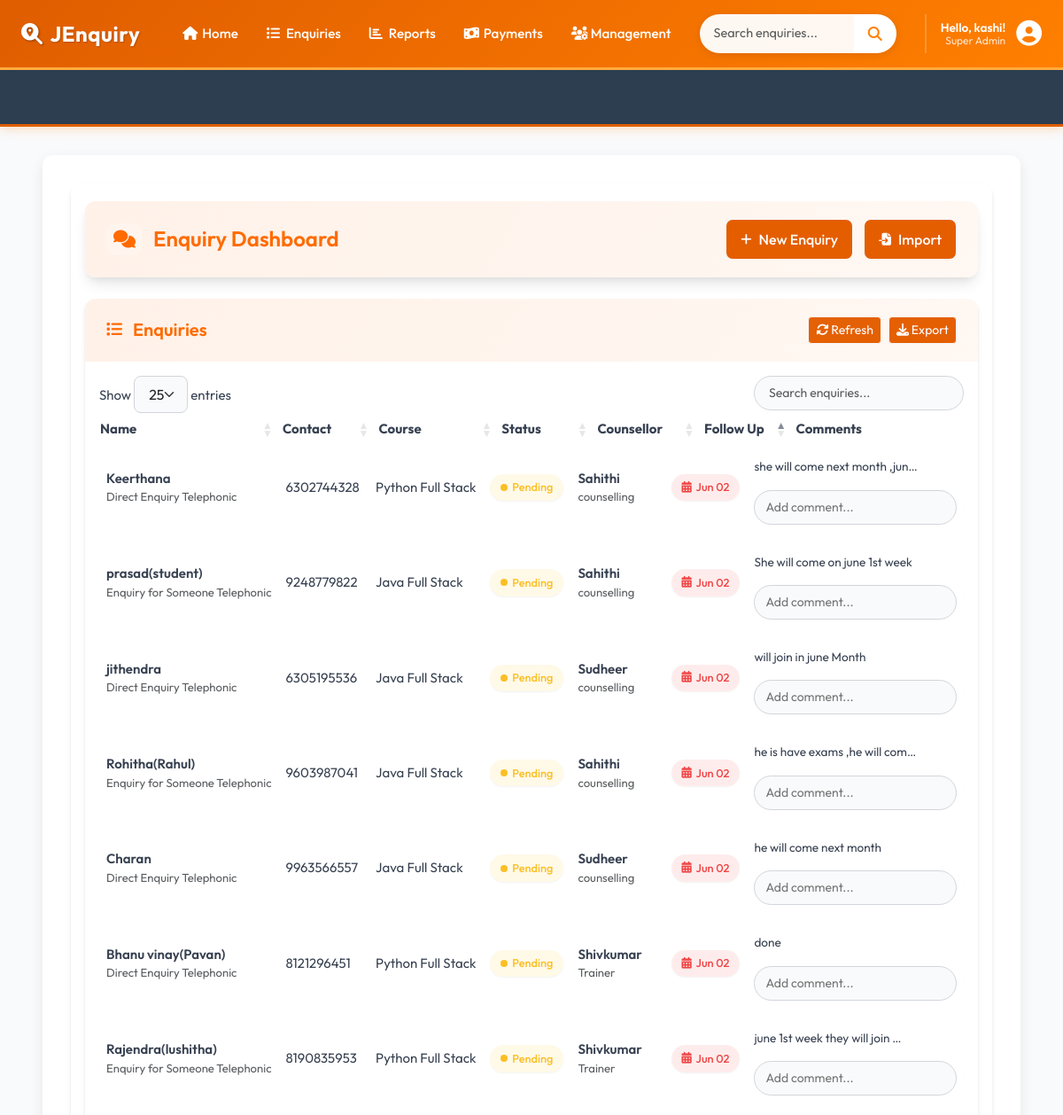
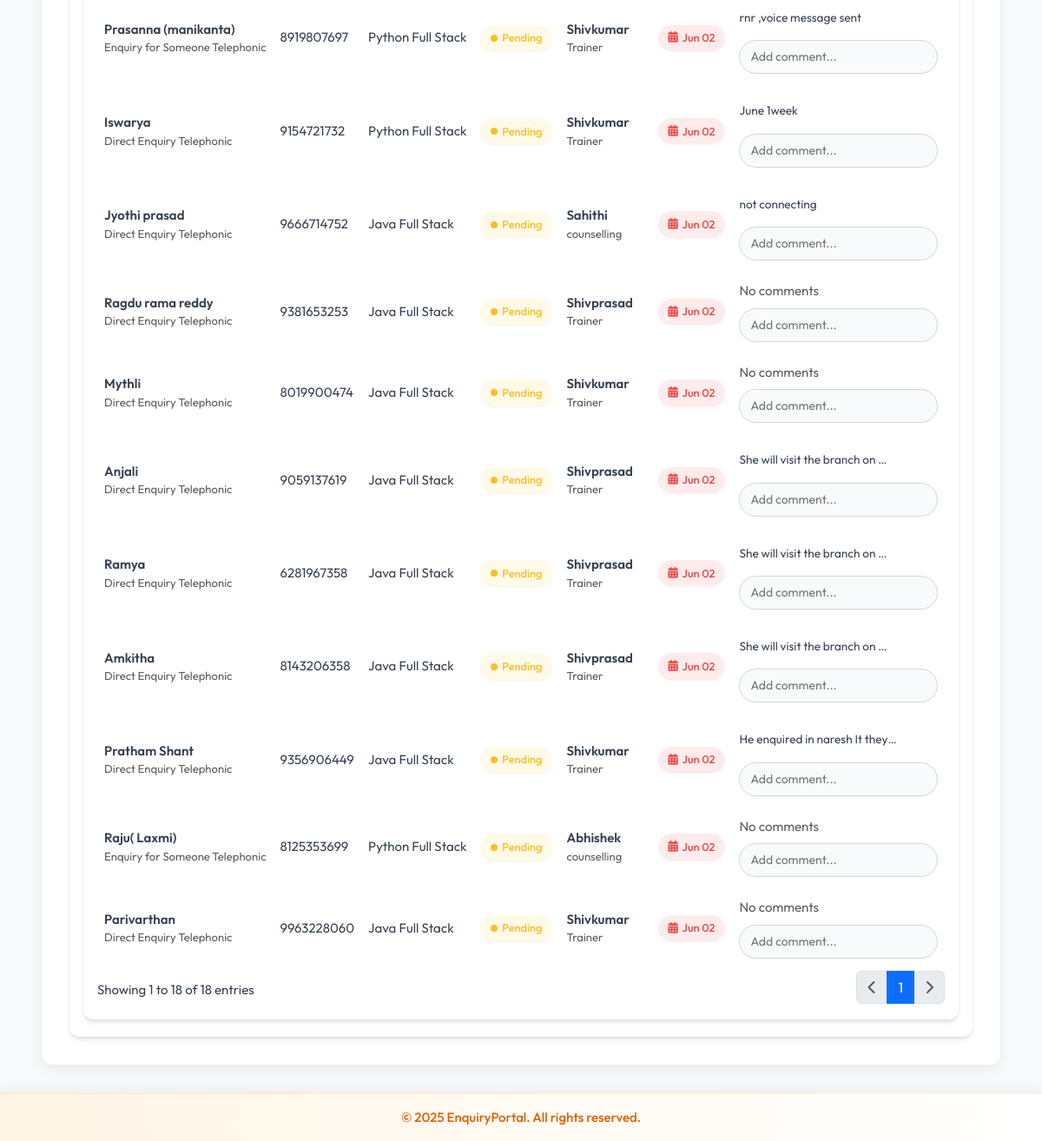
The page /today-followups/ (signed in) on the database its author committed (2 pictures, top to bottom).
### accounts/models.py (models this page shows, shortened)
class CustomUser(AbstractBaseUser, PermissionsMixin):
    ROLE_CHOICES = (
        ('manager', 'Manager'),
        ('counselor', 'Counselor'),
    )
    email = models.EmailField(unique=True)
    first_name = models.CharField(max_length=30)
    last_name = models.CharField(max_length=30)
    role = models.CharField(max_length=20, choices=ROLE_CHOICES)
    is_approved = models.BooleanField(default=False)
    is_active = models.BooleanField(default=True)
    is_staff = models.BooleanField(default=False)
    objects = CustomUserManager()
    USERNAME_FIELD = 'email'
    REQUIRED_FIELDS = ['first_name', 'last_name', 'role']

### enquiry/models.py (models this page shows, shortened)
class Enquiry(models.Model):
    STATUS_CHOICES = [
        ('joined', 'Joined'),
        ('pending', 'Pending'),
        ('dropout', 'Dropout'),
    ]
    SUBJECT_CHOICES = [
        ('java_full_stack', 'Java Full Stack'),
        ('python_full_stack', 'Python Full Stack'),
        ('other', 'Other'),
    ]
    ENQUIRY_TYPE_CHOICES = [
        ('someone_telephonic', 'Enquiry for Someone Telephonic'),
        ('direct_telephonic', 'Direct Enquiry Telephonic'),
        ('someone_walkin', 'Enquiry for Someone WalkIn'),
        ('direct_walkin', 'Direct Enquiry WalkIn'),
        ('telephonic_to_walkin', 'Telephonic To Walkin'),
    ]
    name = models.CharField(max_length=100)
    mobile = models.CharField(max_length=15, unique=True)
    subject = models.CharField(max_length=50, choices=SUBJECT_CHOICES)
    status = models.CharField(max_length=10, choices=STATUS_CHOICES, default='pending')
    enquiry_type = models.CharField(max_length=30, choices=ENQUIRY_TYPE_CHOICES, default='direct_telephonic')
    counsellor = models.ForeignKey(Counsellor, on_delete=models.CASCADE)
    created_at = models.DateTimeField(auto_now_add=True)
    followup_date = models.DateField(null=True, blank=True)
    enquiry_date = models.DateField(null=True, blank=True)
    parent_number = models.CharField(max_length=15, blank=True, null=True)
    fees_paid_date = models.DateField(null=True, blank=True)
    native_district_name=models.CharField(max_length=30,blank=True,null=True)
    target_fees = models.DecimalField(
        max_digits=12, decimal_places=2,
        null=True, blank=True,
        help_text="Total fees for the course"
    )
    fees_paid = models.DecimalField(
        max_digits=12, decimal_places=2,
        default=0.00,
        help_text="Total amount paid by the student"
    )
    fees_balance = models.DecimalField(
        max_digits=12, decimal_places=2,
        null=True, blank=True,
        help_text="Remaining balance (calculated automatically)"
    )
    due_date = models.DateField(
        null=True, blank=True,
        help_text="Deadline for full fees payment"
    )
    other_subject_name = models.CharField(
        max_length=100,
        blank=True,
        null=True,
        help_text="Specify the subject if 'Other' is selected"
    )
    college = models.ForeignKey(
        CollegeInfo,
        on_delete=models.SET_NULL,
        null=True,
        blank=True,
        related_name='enquiries'
    )
    VISIT_TYPE_CHOICES = [
        ('alone_walkin', 'Alone Walkin'),
        ('came_with_parents', 'Came with parents'),
        ('student_reference', 'Student Reference'),
        ('old_student_reference', 'Old Student Reference'),
        ('came_with_relatives', 'Came with relatives'),
    ]
    visit_type = models.CharField(
        max_length=30,
        choices=VISIT_TYPE_CHOICES,
        default='alone_walkin',
        help_text="How did the student come for enquiry?"
    )

class Counsellor(models.Model):
    name = models.CharField(max_length=100, unique=True)
    mobile = models.CharField(max_length=15)
    department = models.CharField(max_length=100)

class Comment(models.Model):
    enquiry = models.ForeignKey(Enquiry, on_delete=models.CASCADE, related_name='comments')
    comment = models.TextField()
    created_at = models.DateTimeField(default=timezone.now)
    class Meta:
        get_latest_by = 'created_at'
        ordering = ['-created_at']

### enquiry/views.py (the view)
# urls.py: path('today-followups/', views.today_followups, name='today_followups'),
@login_required(login_url='accounts:login')
def today_followups(request):
    today = get_ist_time().date()
    enquiries = Enquiry.objects.filter(followup_date=today, status='pending')
    return render(request, 'today_followups.html', {'enquiries': enquiries, 'today': today})

### template/today_followups.html (shortened to what this page needs)
{% extends 'base.html' %}
{% block extra_css %}
<link rel="stylesheet" href="https://cdn.datatables.net/1.13.6/css/dataTables.bootstrap5.min.css">
<link rel="stylesheet" href="https://cdnjs.cloudflare.com/ajax/libs/font-awesome/6.4.0/css/all.min.css">
{% endblock %}
{% block content %}
<div class="app-wrapper">
    <div class="dashboard-header">
        <h1 class="dashboard-title">
            <i class="fas fa-comments"></i>
            Enquiry Dashboard
        </h1>
        <div class="dashboard-actions">
            <a href="{% url 'enquiry:add_enquiry' %}" class="btn btn-light">
                <i class="fas fa-plus"></i> New Enquiry
            </a>
            <a href="{% url 'enquiry:bulk_enquiry_upload' %}" class="btn btn-outline-light">
                <i class="fas fa-file-import"></i> Import
            </a>
        </div>
    </div>
    <div class="data-card">
        <div class="card-header">
            <h2 class="card-title">
                <i class="fas fa-list"></i> Enquiries
            </h2>
            <div class="d-flex gap-2">
                <button id="refreshTable" class="btn btn-sm btn-outline-light">
                    <i class="fas fa-sync-alt"></i> Refresh
                </button>
                <button id="exportCSV" class="btn btn-sm btn-outline-light">
                    <i class="fas fa-download"></i> Export
                </button>
            </div>
        </div>
        <div class="card-body p-0">
            <div class="data-table-wrapper">
                <table id="enquiryTable" class="display nowrap w-100">
                    <thead>
                        <tr>
                            <th>Name</th>
                            <th>Contact</th>
                            <th>Course</th>
                            <th>Status</th>
                            <th>Counsellor</th>
                            <th>Follow Up</th>
                            <th>Comments</th>
                        </tr>
                    </thead>
                    <tbody>
                        {% for enquiry in enquiries %}
                        <tr id="enquiry-row-{{ enquiry.id }}">
                            <td>
                                <div class="fw-semibold">{{ enquiry.name }}</div>
                                <div class="text-muted small">{{ enquiry.get_enquiry_type_display }}</div>
                            </td>
                            <td>{{ enquiry.mobile }}</td>
                            <td>{{ enquiry.get_subject_display }}</td>
                            <td>
                                <span class="status-badge status-{{ enquiry.status|slugify }}"
                                      data-status="{{ enquiry.status }}"
                                      data-enquiry-id="{{ enquiry.id }}">
                                    {{ enquiry.get_status_display }}
                                </span>
                            </td>
                            <td>
                                <div class="fw-semibold">{{ enquiry.counsellor.name }}</div>
                                <div class="text-muted small">{{ enquiry.counsellor.department }}</div>
                            </td>
                            <td>
                                <div class="followup-date {% if enquiry.followup_date <= today %}urgent{% endif %}"
                                     data-enquiry-id="{{ enquiry.id }}">
                                    <i class="fas fa-calendar-alt"></i>
                                    {% if enquiry.followup_date %}
                                        {{ enquiry.followup_date|date:"M d" }}
                                    {% else %}
                                        Set Date
                                    {% endif %}
                                </div>
                            </td>
                            <td>
                                <div id="comment-container-{{ enquiry.id }}">
                                    {% with enquiry.comments.all|first as comment %}
                                        {% if comment %}
                                            <div class="comment-preview"
                                                 title="{{ comment.comment }}"
                                                 data-enquiry-id="{{ enquiry.id }}">
                                                {{ comment.comment|truncatechars:30 }}
                                            </div>
                                        {% else %}
                                            <span class="text-muted">No comments</span>
                                        {% endif %}
                                    {% endwith %}
                                </div>
                                <div class="comment-input-group">
                                    <input type="text"
                                           id="comment-input-{{ enquiry.id }}"
                                           class="comment-input"
                                           placeholder="Add comment...">
                                </div>
                            </td>
                        </tr>
                        {% endfor %}
                    </tbody>
                </table>
            </div>
        </div>
    </div>
</div>
{% endblock %}

### template/base.html (shortened to what this page needs)
<!DOCTYPE html>
<html lang="en">
<head>
    <link href="https://cdn.jsdelivr.net/npm/bootstrap@5.3.0-alpha1/dist/css/bootstrap.min.css" rel="stylesheet">
    <link rel="stylesheet" href="https://cdnjs.cloudflare.com/ajax/libs/font-awesome/6.4.0/css/all.min.css">
<link rel="stylesheet" href="https://cdnjs.cloudflare.com/ajax/libs/font-awesome/6.5.0/css/all.min.css">
<link rel="stylesheet" href="https://cdn.jsdelivr.net/npm/flatpickr/dist/flatpickr.min.css">
    {% block extra_css %}
    {% endblock %}
</head>
<body>
    <nav class="navbar navbar-expand-lg navbar-dark">
        <div class="container-fluid">
            <a class="navbar-brand pulse-on-hover" href="{% url 'enquiry:dashboard' %}">
                <i class="fas fa-search-location"></i>JEnquiry
            </a>
            <div class="collapse navbar-collapse" id="mainNav">
                {% if user.is_authenticated %}
                <ul class="navbar-nav me-auto mb-2 mb-lg-0">
                    <li class="nav-item">
                        <a class="nav-link" href="{% url 'enquiry:dashboard' %}"><i class="fas fa-home"></i> Home</a>
                    </li>
                    <li class="nav-item dropdown">
                        <a class="nav-link dropdown-toggle" href="#" role="button" data-bs-toggle="dropdown">
                            <i class="fas fa-list"></i> Enquiries
                        </a>
                    </li>
                    <li class="nav-item dropdown">
                        <a class="nav-link dropdown-toggle" href="#" role="button" data-bs-toggle="dropdown">
                            <i class="fas fa-chart-bar"></i> Reports
                        </a>
                    </li>
                    <li class="nav-item dropdown">
                        <a class="nav-link dropdown-toggle" href="#" role="button" data-bs-toggle="dropdown">
                            <i class="fas fa-money-bill-wave"></i> Payments
                        </a>
                    </li>
                    <li class="nav-item dropdown">
                        <a class="nav-link dropdown-toggle" href="#" role="button" data-bs-toggle="dropdown">
                            <i class="fas fa-users-cog"></i> Management
                        </a>
                    </li>
                </ul>
                <form class="d-flex search-form search-section" action="{% url 'enquiry:enquary_list' %}" method="get">
                    <div class="input-group">
                        <input type="search" name="search" class="form-control" placeholder="Search enquiries..."
                               aria-label="Search">
                        <button class="btn" type="submit">
                            <i class="fas fa-search"></i>
                        </button>
                    </div>
                </form>
                <div class="user-section">
                    <div class="user-menu">
                        <div class="dropdown user-dropdown">
                            <button class="dropdown-toggle" type="button" data-bs-toggle="dropdown"
                                    aria-expanded="false">
                                <div class="user-profile-dropdown">
                                    <div class="user-details">
                                        <p class="user-greeting">
                                           Hello, {{ user.first_name|default:user.email }}!
                                        </p>
                                        <p class="user-role">
                                            {% if user.is_superuser %}
                                                Super Admin
                                            {% elif user.is_staff %}
                                                Admin
                                            {% else %}
                                                Counsellor
                                            {% endif %}
                                        </p>
                                    </div>
                                    <div class="user-avatar">
                                        <i class="fas fa-user-circle"></i>
                                    </div>
                                </div>
                            </button>
                        </div>
                    </div>
                </div>
                {% endif %}
            </div>
        </div>
    </nav>
<div class="marquee-container marquee-progress">
    <div class="marquee-content">
    </div>
</div>
    <div class="main-content-wrapper">
        <div class="container-fluid px-4">
            <div class="content-container">
                {% block content %}
                {% endblock %}
            </div>
        </div>
    </div>
    <footer class="text-center p-3">
        <div class="container">
            <p class="m-0">&copy; 2025 EnquiryPortal. All rights reserved.</p>
        </div>
    </footer>
</body>
</html>

### rows shown on the page
CustomUser: first_name "kashi"
Enquiry: name "Keerthana", enquiry_type "Direct Enquiry Telephonic", mobile "6302744328", subject "Python Full Stack", status "Pending", counsellor.name "Sahithi", counsellor.department "counselling", followup_date "Jun 02"
Comment: comment "she will come next month ,jun…"
Enquiry: name "prasad(student)", enquiry_type "Enquiry for Someone Telephonic", mobile "9248779822", subject "Java Full Stack", status "Pending", counsellor.name "Sahithi", counsellor.department "counselling", followup_date "Jun 02"
Comment: comment "She will come on june 1st week"
Enquiry: name "jithendra", enquiry_type "Direct Enquiry Telephonic", mobile "6305195536", subject "Java Full Stack", status "Pending", counsellor.name "Sudheer", counsellor.department "counselling", followup_date "Jun 02"
Comment: comment "will join in june Month"
Enquiry: name "Rohitha(Rahul)", enquiry_type "Enquiry for Someone Telephonic", mobile "9603987041", subject "Java Full Stack", status "Pending", counsellor.name "Sahithi", counsellor.department "counselling", followup_date "Jun 02"
Comment: comment "he is have exams ,he will com…"
Enquiry: name "Charan", enquiry_type "Direct Enquiry Telephonic", mobile "9963566557", subject "Java Full Stack", status "Pending", counsellor.name "Sudheer", counsellor.department "counselling", followup_date "Jun 02"
Comment: comment "he will come next month"
Enquiry: name "Bhanu vinay(Pavan)", enquiry_type "Direct Enquiry Telephonic", mobile "8121296451", subject "Python Full Stack", status "Pending", counsellor.name "Shivkumar", counsellor.department "Trainer", followup_date "Jun 02"
Comment: comment "done"
Enquiry: name "Rajendra(lushitha)", enquiry_type "Enquiry for Someone Telephonic", mobile "8190835953", subject "Python Full Stack", status "Pending", counsellor.name "Shivkumar", counsellor.department "Trainer", followup_date "Jun 02"
Comment: comment "june 1st week they will join …"
Enquiry: name "Prasanna (manikanta)", enquiry_type "Enquiry for Someone Telephonic", mobile "8919807697", subject "Python Full Stack", status "Pending", counsellor.name "Shivkumar", counsellor.department "Trainer", followup_date "Jun 02"
Comment: comment "rnr ,voice message sent"
Enquiry: name "Iswarya", enquiry_type "Direct Enquiry Telephonic", mobile "9154721732", subject "Python Full Stack", status "Pending", counsellor.name "Shivkumar", counsellor.department "Trainer", followup_date "Jun 02"
Comment: comment "June 1week"
Enquiry: name "Jyothi prasad", enquiry_type "Direct Enquiry Telephonic", mobile "9666714752", subject "Java Full Stack", status "Pending", counsellor.name "Sahithi", counsellor.department "counselling", followup_date "Jun 02"
Comment: comment "not connecting"
Enquiry: name "Ragdu rama reddy", enquiry_type "Direct Enquiry Telephonic", mobile "9381653253", subject "Java Full Stack", status "Pending", counsellor.name "Shivprasad", counsellor.department "Trainer", followup_date "Jun 02", shows "No comments"
Enquiry: name "Mythli", enquiry_type "Direct Enquiry Telephonic", mobile "8019900474", subject "Java Full Stack", status "Pending", counsellor.name "Shivkumar", counsellor.department "Trainer", followup_date "Jun 02", shows "No comments"
Enquiry: name "Anjali", enquiry_type "Direct Enquiry Telephonic", mobile "9059137619", subject "Java Full Stack", status "Pending", counsellor.name "Shivprasad", counsellor.department "Trainer", followup_date "Jun 02"
Comment: comment "She will visit the branch on …"
Enquiry: name "Ramya", enquiry_type "Direct Enquiry Telephonic", mobile "6281967358", subject "Java Full Stack", status "Pending", counsellor.name "Shivprasad", counsellor.department "Trainer", followup_date "Jun 02"
Comment: comment "She will visit the branch on …"
Enquiry: name "Amkitha", enquiry_type "Direct Enquiry Telephonic", mobile "8143206358", subject "Java Full Stack", status "Pending", counsellor.name "Shivprasad", counsellor.department "Trainer", followup_date "Jun 02"
Comment: comment "She will visit the branch on …"
Enquiry: name "Pratham Shant", enquiry_type "Direct Enquiry Telephonic", mobile "9356906449", subject "Java Full Stack", status "Pending", counsellor.name "Shivkumar", counsellor.department "Trainer", followup_date "Jun 02"
Comment: comment "He enquired in naresh It they…"
Enquiry: name "Raju( Laxmi)", enquiry_type "Enquiry for Someone Telephonic", mobile "8125353699", subject "Python Full Stack", status "Pending", counsellor.name "Abhishek", counsellor.department "counselling", followup_date "Jun 02", shows "No comments"
Enquiry: name "Parivarthan", enquiry_type "Direct Enquiry Telephonic", mobile "9963228060", subject "Java Full Stack", status "Pending", counsellor.name "Shivkumar", counsellor.department "Trainer", followup_date "Jun 02", shows "No comments"
